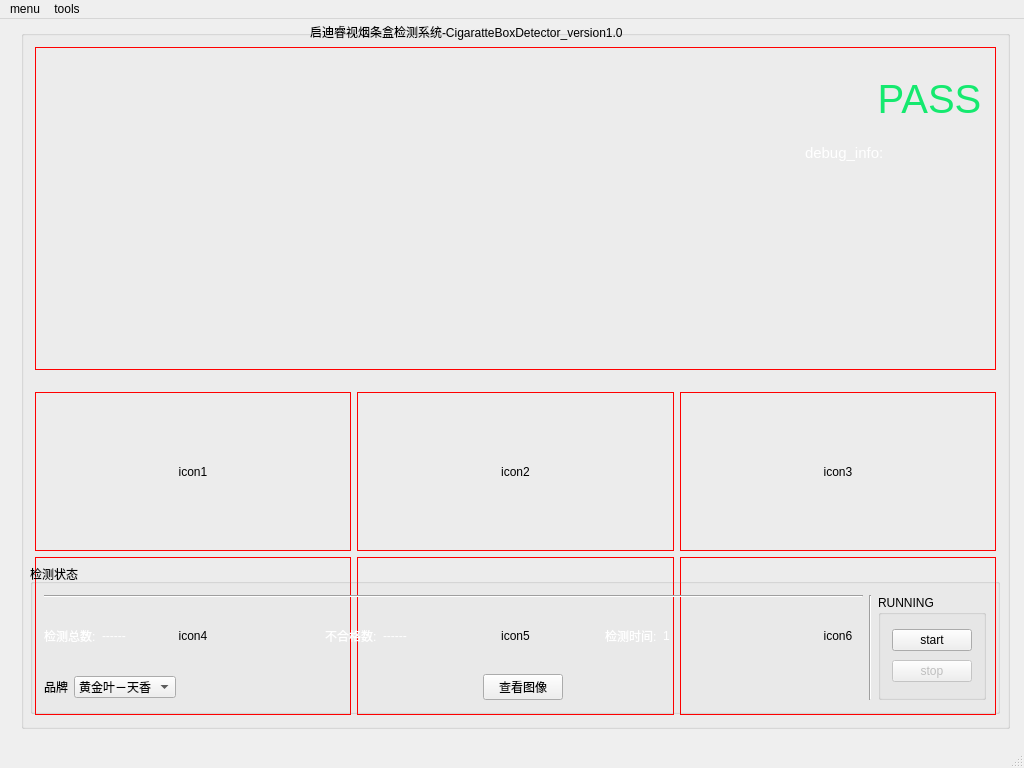
<?xml version="1.0" encoding="UTF-8"?>
<ui version="4.0">
 <class>MainWindow</class>
 <widget class="QMainWindow" name="MainWindow">
  <property name="geometry">
   <rect>
    <x>0</x>
    <y>0</y>
    <width>1024</width>
    <height>768</height>
   </rect>
  </property>
  <property name="maximumSize">
   <size>
    <width>1024</width>
    <height>768</height>
   </size>
  </property>
  <property name="windowTitle">
   <string>MainWindow</string>
  </property>
  <widget class="QWidget" name="centralWidget">
   <property name="maximumSize">
    <size>
     <width>1024</width>
     <height>768</height>
    </size>
   </property>
   <widget class="QWidget" name="verticalLayoutWidget">
    <property name="geometry">
     <rect>
      <x>10</x>
      <y>0</y>
      <width>1011</width>
      <height>721</height>
     </rect>
    </property>
    <layout class="QVBoxLayout" name="verticalLayout">
     <item>
      <widget class="QGroupBox" name="detect_iamge">
       <property name="title">
        <string/>
       </property>
       <layout class="QVBoxLayout" name="detect_icon" stretch="0,0">
        <property name="spacing">
         <number>0</number>
        </property>
        <property name="leftMargin">
         <number>0</number>
        </property>
        <property name="topMargin">
         <number>0</number>
        </property>
        <property name="rightMargin">
         <number>0</number>
        </property>
        <property name="bottomMargin">
         <number>0</number>
        </property>
        <item>
         <widget class="QWidget" name="station_12" native="true">
          <layout class="QHBoxLayout" name="station1_2">
           <item>
            <widget class="QLabel" name="icon">
             <property name="maximumSize">
              <size>
               <width>16000</width>
               <height>16000</height>
              </size>
             </property>
             <property name="styleSheet">
              <string notr="true">border:1px solid red</string>
             </property>
             <property name="text">
              <string/>
             </property>
             <property name="scaledContents">
              <bool>true</bool>
             </property>
             <property name="alignment">
              <set>Qt::AlignCenter</set>
             </property>
            </widget>
           </item>
          </layout>
         </widget>
        </item>
        <item>
         <widget class="QWidget" name="station_3" native="true">
          <layout class="QVBoxLayout" name="station3">
           <item>
            <layout class="QGridLayout" name="gridLayout">
             <item row="0" column="2">
              <widget class="QLabel" name="icon3">
               <property name="styleSheet">
                <string notr="true">border:1px solid red</string>
               </property>
               <property name="text">
                <string>icon3</string>
               </property>
               <property name="alignment">
                <set>Qt::AlignCenter</set>
               </property>
              </widget>
             </item>
             <item row="0" column="1">
              <widget class="QLabel" name="icon2">
               <property name="styleSheet">
                <string notr="true">border:1px solid red</string>
               </property>
               <property name="text">
                <string>icon2</string>
               </property>
               <property name="alignment">
                <set>Qt::AlignCenter</set>
               </property>
              </widget>
             </item>
             <item row="0" column="0">
              <widget class="QLabel" name="icon1">
               <property name="styleSheet">
                <string notr="true">border:1px solid red</string>
               </property>
               <property name="text">
                <string>icon1</string>
               </property>
               <property name="alignment">
                <set>Qt::AlignCenter</set>
               </property>
              </widget>
             </item>
             <item row="1" column="0">
              <widget class="QLabel" name="icon4">
               <property name="styleSheet">
                <string notr="true">border:1px solid red</string>
               </property>
               <property name="text">
                <string>icon4</string>
               </property>
               <property name="alignment">
                <set>Qt::AlignCenter</set>
               </property>
              </widget>
             </item>
             <item row="1" column="1">
              <widget class="QLabel" name="icon5">
               <property name="styleSheet">
                <string notr="true">border:1px solid red</string>
               </property>
               <property name="text">
                <string>icon5</string>
               </property>
               <property name="alignment">
                <set>Qt::AlignCenter</set>
               </property>
              </widget>
             </item>
             <item row="1" column="2">
              <widget class="QLabel" name="icon6">
               <property name="styleSheet">
                <string notr="true">border:1px solid red</string>
               </property>
               <property name="text">
                <string>icon6</string>
               </property>
               <property name="alignment">
                <set>Qt::AlignCenter</set>
               </property>
              </widget>
             </item>
            </layout>
           </item>
          </layout>
         </widget>
        </item>
       </layout>
      </widget>
     </item>
    </layout>
   </widget>
   <widget class="QTextEdit" name="debug_info">
    <property name="geometry">
     <rect>
      <x>800</x>
      <y>120</y>
      <width>200</width>
      <height>200</height>
     </rect>
    </property>
    <property name="palette">
     <palette>
      <active>
       <colorrole role="WindowText">
        <brush brushstyle="SolidPattern">
         <color alpha="255">
          <red>255</red>
          <green>255</green>
          <blue>255</blue>
         </color>
        </brush>
       </colorrole>
       <colorrole role="Button">
        <brush brushstyle="SolidPattern">
         <color alpha="0">
          <red>255</red>
          <green>0</green>
          <blue>0</blue>
         </color>
        </brush>
       </colorrole>
       <colorrole role="Light">
        <brush brushstyle="SolidPattern">
         <color alpha="255">
          <red>238</red>
          <green>238</green>
          <blue>236</blue>
         </color>
        </brush>
       </colorrole>
       <colorrole role="Text">
        <brush brushstyle="SolidPattern">
         <color alpha="255">
          <red>255</red>
          <green>255</green>
          <blue>255</blue>
         </color>
        </brush>
       </colorrole>
       <colorrole role="BrightText">
        <brush brushstyle="SolidPattern">
         <color alpha="255">
          <red>238</red>
          <green>238</green>
          <blue>236</blue>
         </color>
        </brush>
       </colorrole>
       <colorrole role="Base">
        <brush brushstyle="NoBrush">
         <color alpha="255">
          <red>0</red>
          <green>0</green>
          <blue>0</blue>
         </color>
        </brush>
       </colorrole>
       <colorrole role="Window">
        <brush brushstyle="SolidPattern">
         <color alpha="0">
          <red>255</red>
          <green>0</green>
          <blue>0</blue>
         </color>
        </brush>
       </colorrole>
      </active>
      <inactive>
       <colorrole role="WindowText">
        <brush brushstyle="SolidPattern">
         <color alpha="255">
          <red>255</red>
          <green>255</green>
          <blue>255</blue>
         </color>
        </brush>
       </colorrole>
       <colorrole role="Button">
        <brush brushstyle="SolidPattern">
         <color alpha="0">
          <red>255</red>
          <green>0</green>
          <blue>0</blue>
         </color>
        </brush>
       </colorrole>
       <colorrole role="Light">
        <brush brushstyle="SolidPattern">
         <color alpha="255">
          <red>238</red>
          <green>238</green>
          <blue>236</blue>
         </color>
        </brush>
       </colorrole>
       <colorrole role="Text">
        <brush brushstyle="SolidPattern">
         <color alpha="255">
          <red>255</red>
          <green>255</green>
          <blue>255</blue>
         </color>
        </brush>
       </colorrole>
       <colorrole role="BrightText">
        <brush brushstyle="SolidPattern">
         <color alpha="255">
          <red>238</red>
          <green>238</green>
          <blue>236</blue>
         </color>
        </brush>
       </colorrole>
       <colorrole role="Base">
        <brush brushstyle="NoBrush">
         <color alpha="255">
          <red>0</red>
          <green>0</green>
          <blue>0</blue>
         </color>
        </brush>
       </colorrole>
       <colorrole role="Window">
        <brush brushstyle="SolidPattern">
         <color alpha="0">
          <red>255</red>
          <green>0</green>
          <blue>0</blue>
         </color>
        </brush>
       </colorrole>
      </inactive>
      <disabled>
       <colorrole role="WindowText">
        <brush brushstyle="SolidPattern">
         <color alpha="255">
          <red>190</red>
          <green>190</green>
          <blue>190</blue>
         </color>
        </brush>
       </colorrole>
       <colorrole role="Button">
        <brush brushstyle="SolidPattern">
         <color alpha="0">
          <red>255</red>
          <green>0</green>
          <blue>0</blue>
         </color>
        </brush>
       </colorrole>
       <colorrole role="Light">
        <brush brushstyle="SolidPattern">
         <color alpha="255">
          <red>238</red>
          <green>238</green>
          <blue>236</blue>
         </color>
        </brush>
       </colorrole>
       <colorrole role="Text">
        <brush brushstyle="SolidPattern">
         <color alpha="255">
          <red>190</red>
          <green>190</green>
          <blue>190</blue>
         </color>
        </brush>
       </colorrole>
       <colorrole role="BrightText">
        <brush brushstyle="SolidPattern">
         <color alpha="255">
          <red>238</red>
          <green>238</green>
          <blue>236</blue>
         </color>
        </brush>
       </colorrole>
       <colorrole role="Base">
        <brush brushstyle="NoBrush">
         <color alpha="255">
          <red>0</red>
          <green>0</green>
          <blue>0</blue>
         </color>
        </brush>
       </colorrole>
       <colorrole role="Window">
        <brush brushstyle="SolidPattern">
         <color alpha="0">
          <red>255</red>
          <green>0</green>
          <blue>0</blue>
         </color>
        </brush>
       </colorrole>
      </disabled>
     </palette>
    </property>
    <property name="styleSheet">
     <string notr="true">background:rgba(255,0,0,0);</string>
    </property>
    <property name="html">
     <string>&lt;!DOCTYPE HTML PUBLIC &quot;-//W3C//DTD HTML 4.0//EN&quot; &quot;http://www.w3.org/TR/REC-html40/strict.dtd&quot;&gt;
&lt;html&gt;&lt;head&gt;&lt;meta name=&quot;qrichtext&quot; content=&quot;1&quot; /&gt;&lt;style type=&quot;text/css&quot;&gt;
p, li { white-space: pre-wrap; }
&lt;/style&gt;&lt;/head&gt;&lt;body style=&quot; font-family:'Ubuntu'; font-size:11pt; font-weight:400; font-style:normal;&quot;&gt;
&lt;p style=&quot; margin-top:0px; margin-bottom:0px; margin-left:0px; margin-right:0px; -qt-block-indent:0; text-indent:0px;&quot;&gt;debug_info:&lt;/p&gt;
&lt;p style=&quot;-qt-paragraph-type:empty; margin-top:0px; margin-bottom:0px; margin-left:0px; margin-right:0px; -qt-block-indent:0; text-indent:0px;&quot;&gt;&lt;br /&gt;&lt;/p&gt;&lt;/body&gt;&lt;/html&gt;</string>
    </property>
   </widget>
   <widget class="QWidget" name="result" native="true">
    <property name="geometry">
     <rect>
      <x>850</x>
      <y>50</y>
      <width>159</width>
      <height>59</height>
     </rect>
    </property>
    <layout class="QVBoxLayout" name="debug_area">
     <property name="spacing">
      <number>0</number>
     </property>
     <property name="leftMargin">
      <number>0</number>
     </property>
     <property name="topMargin">
      <number>0</number>
     </property>
     <property name="rightMargin">
      <number>0</number>
     </property>
     <property name="bottomMargin">
      <number>0</number>
     </property>
     <item>
      <widget class="QLabel" name="current_result">
       <property name="palette">
        <palette>
         <active>
          <colorrole role="WindowText">
           <brush brushstyle="SolidPattern">
            <color alpha="255">
             <red>21</red>
             <green>233</green>
             <blue>111</blue>
            </color>
           </brush>
          </colorrole>
          <colorrole role="Button">
           <brush brushstyle="SolidPattern">
            <color alpha="255">
             <red>115</red>
             <green>210</green>
             <blue>22</blue>
            </color>
           </brush>
          </colorrole>
          <colorrole role="Light">
           <brush brushstyle="SolidPattern">
            <color alpha="255">
             <red>170</red>
             <green>255</green>
             <blue>87</blue>
            </color>
           </brush>
          </colorrole>
          <colorrole role="Midlight">
           <brush brushstyle="SolidPattern">
            <color alpha="255">
             <red>142</red>
             <green>232</green>
             <blue>54</blue>
            </color>
           </brush>
          </colorrole>
          <colorrole role="Dark">
           <brush brushstyle="SolidPattern">
            <color alpha="255">
             <red>57</red>
             <green>105</green>
             <blue>11</blue>
            </color>
           </brush>
          </colorrole>
          <colorrole role="Mid">
           <brush brushstyle="SolidPattern">
            <color alpha="255">
             <red>78</red>
             <green>154</green>
             <blue>6</blue>
            </color>
           </brush>
          </colorrole>
          <colorrole role="Text">
           <brush brushstyle="SolidPattern">
            <color alpha="255">
             <red>0</red>
             <green>0</green>
             <blue>0</blue>
            </color>
           </brush>
          </colorrole>
          <colorrole role="BrightText">
           <brush brushstyle="SolidPattern">
            <color alpha="255">
             <red>255</red>
             <green>255</green>
             <blue>255</blue>
            </color>
           </brush>
          </colorrole>
          <colorrole role="ButtonText">
           <brush brushstyle="SolidPattern">
            <color alpha="255">
             <red>0</red>
             <green>0</green>
             <blue>0</blue>
            </color>
           </brush>
          </colorrole>
          <colorrole role="Base">
           <brush brushstyle="SolidPattern">
            <color alpha="255">
             <red>255</red>
             <green>255</green>
             <blue>255</blue>
            </color>
           </brush>
          </colorrole>
          <colorrole role="Window">
           <brush brushstyle="SolidPattern">
            <color alpha="255">
             <red>115</red>
             <green>210</green>
             <blue>22</blue>
            </color>
           </brush>
          </colorrole>
          <colorrole role="Shadow">
           <brush brushstyle="SolidPattern">
            <color alpha="255">
             <red>0</red>
             <green>0</green>
             <blue>0</blue>
            </color>
           </brush>
          </colorrole>
          <colorrole role="AlternateBase">
           <brush brushstyle="SolidPattern">
            <color alpha="255">
             <red>185</red>
             <green>232</green>
             <blue>138</blue>
            </color>
           </brush>
          </colorrole>
          <colorrole role="ToolTipBase">
           <brush brushstyle="SolidPattern">
            <color alpha="255">
             <red>255</red>
             <green>255</green>
             <blue>220</blue>
            </color>
           </brush>
          </colorrole>
          <colorrole role="ToolTipText">
           <brush brushstyle="SolidPattern">
            <color alpha="255">
             <red>0</red>
             <green>0</green>
             <blue>0</blue>
            </color>
           </brush>
          </colorrole>
         </active>
         <inactive>
          <colorrole role="WindowText">
           <brush brushstyle="SolidPattern">
            <color alpha="255">
             <red>21</red>
             <green>233</green>
             <blue>111</blue>
            </color>
           </brush>
          </colorrole>
          <colorrole role="Button">
           <brush brushstyle="SolidPattern">
            <color alpha="255">
             <red>115</red>
             <green>210</green>
             <blue>22</blue>
            </color>
           </brush>
          </colorrole>
          <colorrole role="Light">
           <brush brushstyle="SolidPattern">
            <color alpha="255">
             <red>170</red>
             <green>255</green>
             <blue>87</blue>
            </color>
           </brush>
          </colorrole>
          <colorrole role="Midlight">
           <brush brushstyle="SolidPattern">
            <color alpha="255">
             <red>142</red>
             <green>232</green>
             <blue>54</blue>
            </color>
           </brush>
          </colorrole>
          <colorrole role="Dark">
           <brush brushstyle="SolidPattern">
            <color alpha="255">
             <red>57</red>
             <green>105</green>
             <blue>11</blue>
            </color>
           </brush>
          </colorrole>
          <colorrole role="Mid">
           <brush brushstyle="SolidPattern">
            <color alpha="255">
             <red>78</red>
             <green>154</green>
             <blue>6</blue>
            </color>
           </brush>
          </colorrole>
          <colorrole role="Text">
           <brush brushstyle="SolidPattern">
            <color alpha="255">
             <red>0</red>
             <green>0</green>
             <blue>0</blue>
            </color>
           </brush>
          </colorrole>
          <colorrole role="BrightText">
           <brush brushstyle="SolidPattern">
            <color alpha="255">
             <red>255</red>
             <green>255</green>
             <blue>255</blue>
            </color>
           </brush>
          </colorrole>
          <colorrole role="ButtonText">
           <brush brushstyle="SolidPattern">
            <color alpha="255">
             <red>0</red>
             <green>0</green>
             <blue>0</blue>
            </color>
           </brush>
          </colorrole>
          <colorrole role="Base">
           <brush brushstyle="SolidPattern">
            <color alpha="255">
             <red>255</red>
             <green>255</green>
             <blue>255</blue>
            </color>
           </brush>
          </colorrole>
          <colorrole role="Window">
           <brush brushstyle="SolidPattern">
            <color alpha="255">
             <red>115</red>
             <green>210</green>
             <blue>22</blue>
            </color>
           </brush>
          </colorrole>
          <colorrole role="Shadow">
           <brush brushstyle="SolidPattern">
            <color alpha="255">
             <red>0</red>
             <green>0</green>
             <blue>0</blue>
            </color>
           </brush>
          </colorrole>
          <colorrole role="AlternateBase">
           <brush brushstyle="SolidPattern">
            <color alpha="255">
             <red>185</red>
             <green>232</green>
             <blue>138</blue>
            </color>
           </brush>
          </colorrole>
          <colorrole role="ToolTipBase">
           <brush brushstyle="SolidPattern">
            <color alpha="255">
             <red>255</red>
             <green>255</green>
             <blue>220</blue>
            </color>
           </brush>
          </colorrole>
          <colorrole role="ToolTipText">
           <brush brushstyle="SolidPattern">
            <color alpha="255">
             <red>0</red>
             <green>0</green>
             <blue>0</blue>
            </color>
           </brush>
          </colorrole>
         </inactive>
         <disabled>
          <colorrole role="WindowText">
           <brush brushstyle="SolidPattern">
            <color alpha="255">
             <red>57</red>
             <green>105</green>
             <blue>11</blue>
            </color>
           </brush>
          </colorrole>
          <colorrole role="Button">
           <brush brushstyle="SolidPattern">
            <color alpha="255">
             <red>115</red>
             <green>210</green>
             <blue>22</blue>
            </color>
           </brush>
          </colorrole>
          <colorrole role="Light">
           <brush brushstyle="SolidPattern">
            <color alpha="255">
             <red>170</red>
             <green>255</green>
             <blue>87</blue>
            </color>
           </brush>
          </colorrole>
          <colorrole role="Midlight">
           <brush brushstyle="SolidPattern">
            <color alpha="255">
             <red>142</red>
             <green>232</green>
             <blue>54</blue>
            </color>
           </brush>
          </colorrole>
          <colorrole role="Dark">
           <brush brushstyle="SolidPattern">
            <color alpha="255">
             <red>57</red>
             <green>105</green>
             <blue>11</blue>
            </color>
           </brush>
          </colorrole>
          <colorrole role="Mid">
           <brush brushstyle="SolidPattern">
            <color alpha="255">
             <red>78</red>
             <green>154</green>
             <blue>6</blue>
            </color>
           </brush>
          </colorrole>
          <colorrole role="Text">
           <brush brushstyle="SolidPattern">
            <color alpha="255">
             <red>57</red>
             <green>105</green>
             <blue>11</blue>
            </color>
           </brush>
          </colorrole>
          <colorrole role="BrightText">
           <brush brushstyle="SolidPattern">
            <color alpha="255">
             <red>255</red>
             <green>255</green>
             <blue>255</blue>
            </color>
           </brush>
          </colorrole>
          <colorrole role="ButtonText">
           <brush brushstyle="SolidPattern">
            <color alpha="255">
             <red>57</red>
             <green>105</green>
             <blue>11</blue>
            </color>
           </brush>
          </colorrole>
          <colorrole role="Base">
           <brush brushstyle="SolidPattern">
            <color alpha="255">
             <red>115</red>
             <green>210</green>
             <blue>22</blue>
            </color>
           </brush>
          </colorrole>
          <colorrole role="Window">
           <brush brushstyle="SolidPattern">
            <color alpha="255">
             <red>115</red>
             <green>210</green>
             <blue>22</blue>
            </color>
           </brush>
          </colorrole>
          <colorrole role="Shadow">
           <brush brushstyle="SolidPattern">
            <color alpha="255">
             <red>0</red>
             <green>0</green>
             <blue>0</blue>
            </color>
           </brush>
          </colorrole>
          <colorrole role="AlternateBase">
           <brush brushstyle="SolidPattern">
            <color alpha="255">
             <red>115</red>
             <green>210</green>
             <blue>22</blue>
            </color>
           </brush>
          </colorrole>
          <colorrole role="ToolTipBase">
           <brush brushstyle="SolidPattern">
            <color alpha="255">
             <red>255</red>
             <green>255</green>
             <blue>220</blue>
            </color>
           </brush>
          </colorrole>
          <colorrole role="ToolTipText">
           <brush brushstyle="SolidPattern">
            <color alpha="255">
             <red>0</red>
             <green>0</green>
             <blue>0</blue>
            </color>
           </brush>
          </colorrole>
         </disabled>
        </palette>
       </property>
       <property name="font">
        <font>
         <pointsize>30</pointsize>
        </font>
       </property>
       <property name="text">
        <string>PASS</string>
       </property>
       <property name="alignment">
        <set>Qt::AlignCenter</set>
       </property>
      </widget>
     </item>
    </layout>
   </widget>
   <widget class="QGroupBox" name="detect_state">
    <property name="geometry">
     <rect>
      <x>30</x>
      <y>545</y>
      <width>970</width>
      <height>150</height>
     </rect>
    </property>
    <property name="styleSheet">
     <string notr="true"/>
    </property>
    <property name="title">
     <string>检测状态</string>
    </property>
    <layout class="QHBoxLayout" name="horizontalLayout" stretch="5,0,0">
     <item>
      <layout class="QVBoxLayout" name="detect_info">
       <item>
        <widget class="Line" name="line">
         <property name="orientation">
          <enum>Qt::Horizontal</enum>
         </property>
        </widget>
       </item>
       <item>
        <layout class="QHBoxLayout" name="info2">
         <item>
          <widget class="QLabel" name="total_title">
           <property name="styleSheet">
            <string notr="true">color:white;</string>
           </property>
           <property name="text">
            <string>检测总数:</string>
           </property>
           <property name="alignment">
            <set>Qt::AlignLeading|Qt::AlignLeft|Qt::AlignVCenter</set>
           </property>
          </widget>
         </item>
         <item>
          <widget class="QLabel" name="total_count">
           <property name="styleSheet">
            <string notr="true">color:white;</string>
           </property>
           <property name="text">
            <string>------</string>
           </property>
          </widget>
         </item>
         <item>
          <spacer name="horizontalSpacer_3">
           <property name="orientation">
            <enum>Qt::Horizontal</enum>
           </property>
           <property name="sizeHint" stdset="0">
            <size>
             <width>40</width>
             <height>20</height>
            </size>
           </property>
          </spacer>
         </item>
         <item>
          <widget class="QLabel" name="detect_title">
           <property name="styleSheet">
            <string notr="true">color:white;</string>
           </property>
           <property name="text">
            <string>不合格数:</string>
           </property>
          </widget>
         </item>
         <item>
          <widget class="QLabel" name="defect_count">
           <property name="styleSheet">
            <string notr="true">color:white;</string>
           </property>
           <property name="text">
            <string>------</string>
           </property>
          </widget>
         </item>
         <item>
          <spacer name="horizontalSpacer_4">
           <property name="orientation">
            <enum>Qt::Horizontal</enum>
           </property>
           <property name="sizeHint" stdset="0">
            <size>
             <width>40</width>
             <height>20</height>
            </size>
           </property>
          </spacer>
         </item>
         <item>
          <widget class="QLabel" name="time_title">
           <property name="styleSheet">
            <string notr="true">color:white;</string>
           </property>
           <property name="text">
            <string>检测时间:</string>
           </property>
          </widget>
         </item>
         <item>
          <widget class="QLabel" name="time_cost">
           <property name="styleSheet">
            <string notr="true">color:white;</string>
           </property>
           <property name="text">
            <string>1</string>
           </property>
          </widget>
         </item>
         <item>
          <spacer name="horizontalSpacer_5">
           <property name="orientation">
            <enum>Qt::Horizontal</enum>
           </property>
           <property name="sizeHint" stdset="0">
            <size>
             <width>40</width>
             <height>20</height>
            </size>
           </property>
          </spacer>
         </item>
        </layout>
       </item>
       <item>
        <layout class="QHBoxLayout" name="info1">
         <item>
          <widget class="QLabel" name="brand_title">
           <property name="text">
            <string>品牌</string>
           </property>
           <property name="alignment">
            <set>Qt::AlignCenter</set>
           </property>
          </widget>
         </item>
         <item>
          <widget class="QComboBox" name="brand_selector">
           <item>
            <property name="text">
             <string>黄金叶－天香</string>
            </property>
           </item>
           <item>
            <property name="text">
             <string>黄金叶－天叶</string>
            </property>
           </item>
          </widget>
         </item>
         <item>
          <spacer name="horizontalSpacer">
           <property name="orientation">
            <enum>Qt::Horizontal</enum>
           </property>
           <property name="sizeHint" stdset="0">
            <size>
             <width>40</width>
             <height>20</height>
            </size>
           </property>
          </spacer>
         </item>
         <item>
          <widget class="QPushButton" name="defect_pics">
           <property name="text">
            <string>查看图像</string>
           </property>
          </widget>
         </item>
         <item>
          <spacer name="horizontalSpacer_2">
           <property name="orientation">
            <enum>Qt::Horizontal</enum>
           </property>
           <property name="sizeHint" stdset="0">
            <size>
             <width>40</width>
             <height>20</height>
            </size>
           </property>
          </spacer>
         </item>
        </layout>
       </item>
      </layout>
     </item>
     <item>
      <widget class="Line" name="line_2">
       <property name="orientation">
        <enum>Qt::Vertical</enum>
       </property>
      </widget>
     </item>
     <item>
      <widget class="QGroupBox" name="start_stop">
       <property name="title">
        <string>RUNNING</string>
       </property>
       <layout class="QVBoxLayout" name="verticalLayout_3">
        <item>
         <widget class="QPushButton" name="btn_start">
          <property name="text">
           <string>start</string>
          </property>
         </widget>
        </item>
        <item>
         <widget class="QPushButton" name="btn_stop">
          <property name="enabled">
           <bool>false</bool>
          </property>
          <property name="text">
           <string>stop</string>
          </property>
         </widget>
        </item>
       </layout>
      </widget>
     </item>
    </layout>
   </widget>
   <widget class="QLabel" name="label">
    <property name="geometry">
     <rect>
      <x>310</x>
      <y>0</y>
      <width>431</width>
      <height>25</height>
     </rect>
    </property>
    <property name="text">
     <string>启迪睿视烟条盒检测系统-CigaratteBoxDetector_version1.0</string>
    </property>
   </widget>
  </widget>
  <widget class="QMenuBar" name="menuBar">
   <property name="geometry">
    <rect>
     <x>0</x>
     <y>0</y>
     <width>1024</width>
     <height>28</height>
    </rect>
   </property>
   <widget class="QMenu" name="menumenu">
    <property name="title">
     <string>menu</string>
    </property>
    <addaction name="actionstart"/>
    <addaction name="actionstop"/>
    <addaction name="actionexit"/>
   </widget>
   <widget class="QMenu" name="menutools">
    <property name="title">
     <string>tools</string>
    </property>
    <addaction name="actionoptions"/>
   </widget>
   <addaction name="menumenu"/>
   <addaction name="menutools"/>
  </widget>
  <widget class="QStatusBar" name="statusBar"/>
  <action name="actionstart">
   <property name="text">
    <string>start</string>
   </property>
  </action>
  <action name="actionstop">
   <property name="text">
    <string>stop</string>
   </property>
  </action>
  <action name="actionexit">
   <property name="text">
    <string>exit</string>
   </property>
  </action>
  <action name="actionoptions">
   <property name="enabled">
    <bool>true</bool>
   </property>
   <property name="text">
    <string>options</string>
   </property>
  </action>
 </widget>
 <layoutdefault spacing="6" margin="11"/>
 <resources/>
 <connections/>
</ui>
